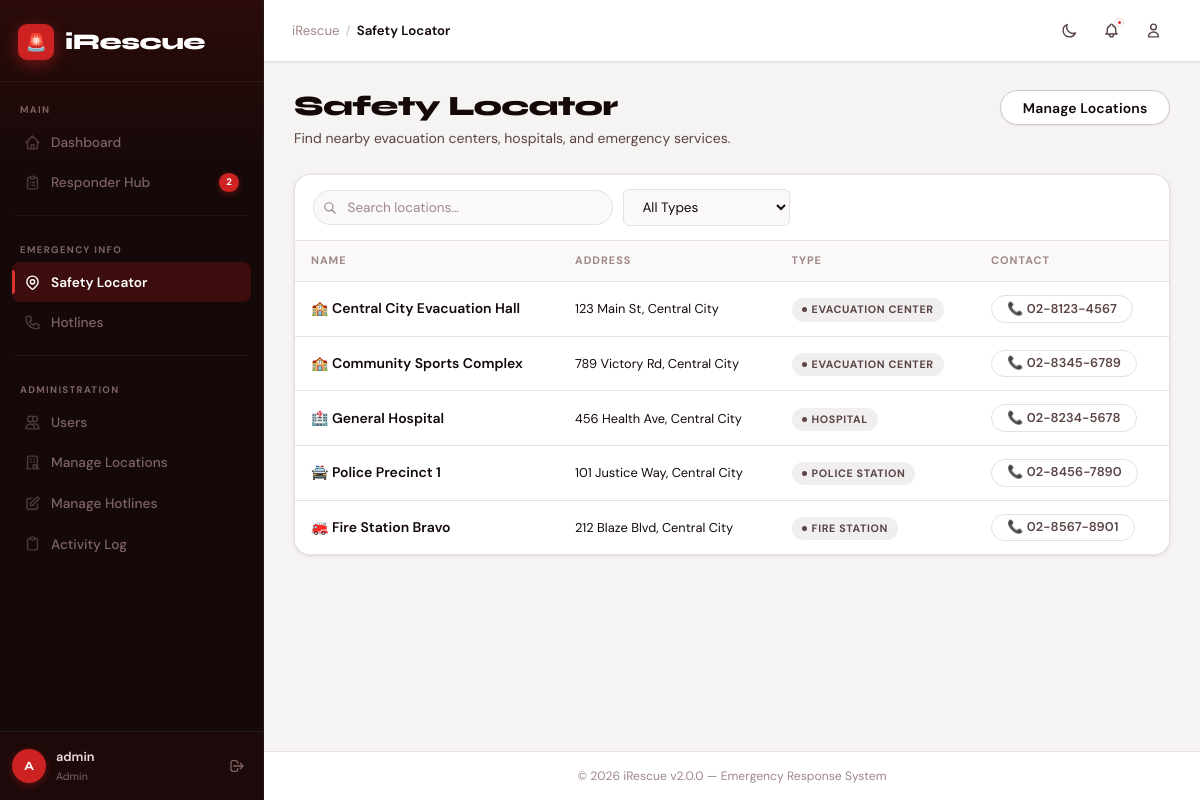
/locator.php (signed in), run on the app's committed database.
### tables this page shows
CREATE TABLE `locations` (
  `id`        INT(11) NOT NULL AUTO_INCREMENT,
  `name`      VARCHAR(255) NOT NULL,
  `address`   VARCHAR(255) NOT NULL,
  `type`      ENUM('Evacuation Center','Hospital','Police Station','Fire Station','Coast Guard') NOT NULL,
  `capacity`  INT(11) DEFAULT NULL,
  `contact`   VARCHAR(50) DEFAULT NULL,
  `lat`       DECIMAL(10,8) DEFAULT NULL,
  `lng`       DECIMAL(11,8) DEFAULT NULL,
  `is_active` TINYINT(1) NOT NULL DEFAULT 1,
  PRIMARY KEY (`id`)
);

### config.php (called while the page is built, shortened)
<?php
function is_logged_in(): bool {
    return isset($_SESSION['loggedin']) && $_SESSION['loggedin'] === true;
}
function is_admin(): bool {
    return is_logged_in() && $_SESSION['role'] === 'admin';
}
?>

### locator.php (the view, shortened to what this page needs)
<?php
require_once 'config.php';
$locations_q = $mysqli->query("SELECT * FROM locations WHERE is_active = 1 ORDER BY type, name");
require_once 'header.php';
?>
<div class="page-header">
    <div class="page-header-left">
        <h1>Safety Locator</h1>
        <p>Find nearby evacuation centers, hospitals, and emergency services.</p>
    </div>
    <?php if (is_admin()): ?>
    <div class="page-header-actions">
        <a href="manage_locations.php" class="btn btn-secondary">Manage Locations</a>
    </div>
    <?php endif; ?>
</div>
<?php
$type_icons = [
    'Evacuation Center' => '🏫',
    'Hospital'          => '🏥',
    'Police Station'    => '🚔',
    'Fire Station'      => '🚒',
    'Coast Guard'       => '⚓',
];
?>
<div class="card">
    <div class="table-toolbar">
        <div class="search-input-wrap">
            <input type="text" class="search-input" placeholder="Search locations…" data-table="locations-table" data-search>
        </div>
        <select class="filter-select" data-table="locations-table" data-filter-col="2">
            <option value="">All Types</option>
        </select>
    </div>
    <div style="overflow-x:auto;">
        <table id="locations-table">
            <thead>
                <tr>
                    <th data-sort="0">Name</th>
                    <th data-sort="1">Address</th>
                    <th data-sort="2">Type</th>
                    <th>Contact</th>
                </tr>
            </thead>
            <tbody>
            <?php if ($locations_q && $locations_q->num_rows > 0): ?>
                <?php while ($loc = $locations_q->fetch_assoc()): ?>
                <tr>
                    <td class="fw-600">
                        <?php echo ($type_icons[$loc['type']] ?? '📍') . ' ' . htmlspecialchars($loc['name']); ?>
                    </td>
                    <td class="text-sm"><?php echo htmlspecialchars($loc['address']); ?></td>
                    <td><span class="badge badge-info"><?php echo htmlspecialchars($loc['type']); ?></span></td>
                    <td>
                        <?php if ($loc['contact']): ?>
                        <a href="tel:<?php echo htmlspecialchars($loc['contact']); ?>" class="btn btn-sm btn-ghost">
                            📞 <?php echo htmlspecialchars($loc['contact']); ?>
                        </a>
                        <?php else: ?>
                        <span class="text-muted text-sm">—</span>
                        <?php endif; ?>
                    </td>
                </tr>
                <?php endwhile; ?>
            <?php else: ?>
                <tr><td colspan="4"><div class="empty-state"><div class="empty-icon">📍</div><h3>No locations found</h3></div></td></tr>
            <?php endif; ?>
            </tbody>
        </table>
    </div>
</div>
<?php require_once 'footer.php'; ?>

### data on the page
locations: type "🏫", name "Central City Evacuation Hall", address "123 Main St, Central City", type "EVACUATION CENTER", contact "02-8123-4567"
locations: type "🏫", name "Community Sports Complex", address "789 Victory Rd, Central City", type "EVACUATION CENTER", contact "02-8345-6789"
locations: type "🏥", name "General Hospital", address "456 Health Ave, Central City", type "HOSPITAL", contact "02-8234-5678"
locations: type "🚔", name "Police Precinct 1", address "101 Justice Way, Central City", type "POLICE STATION", contact "02-8456-7890"
locations: type "🚒", name "Fire Station Bravo", address "212 Blaze Blvd, Central City", type "FIRE STATION", contact "02-8567-8901"

### other printed values
$pending_count "2"
$user_initial "A"
$_SESSION['username'] "admin"
$_SESSION['role'] "Admin"
$page_title "Safety Locator"
APP_NAME "iRescue"
APP_VERSION "2.0.0"
